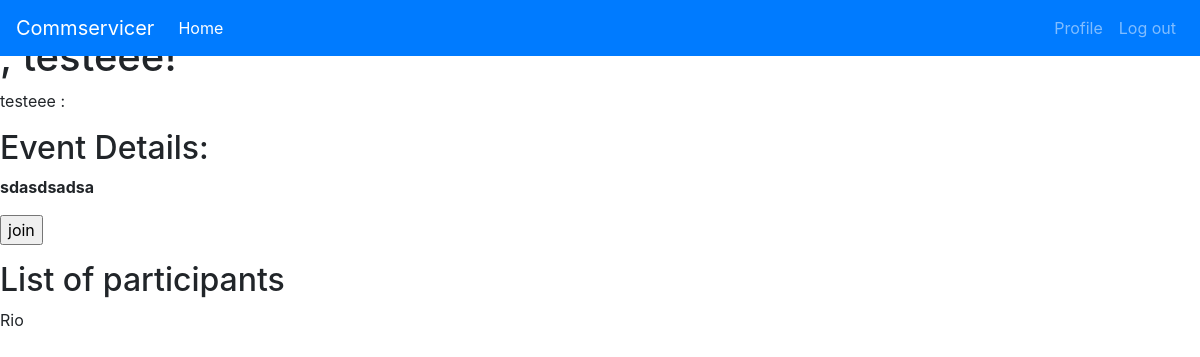
Page /event/3 (signed in) on the committed database.
### app/models.py (models this page shows, shortened)
class Post(db.Model):
    id = db.Column(db.Integer, primary_key=True)
    title = db.Column(db.String(100),nullable = False , index = True)
    body = db.Column(db.String(1000))
    timestamp = db.Column(db.DateTime, index=True, default=datetime.now())
    start_time  = db.Column(db.DateTime, index=True)
    user_id = db.Column(db.Integer, db.ForeignKey('user.id'),nullable=False)
    max_participant = db.Column(db.Integer)
    verified = db.Column(db.BOOLEAN,nullable=False,default = False)
    participant_count = db.relationship('User', secondary=participants,
                                        primaryjoin =(participants.c.post_id == id),
                                        secondaryjoin =(participants.c.user_id == User.id),
                                        backref=db.backref('Post',lazy=True), lazy=True)
    def has_joined(self, user):
        return Post.query.filter(participants.c.user_id == user.id, participants.c.post_id == self.id).count()> 0
    def participant_list(self):
        return User.query.join(participants,(participants.c.user_id == User.id)).\
            filter(participants.c.post_id == self.id).all()

class User(UserMixin, db.Model):
    id = db.Column(db.Integer,primary_key=True)
    username = db.Column(db.String(128),index=True,unique=True,nullable=False)
    email = db.Column(db.String(128), index=True, unique=True, nullable=False)
    password = db.Column(db.String(128),nullable=False)
    user_level = db.Column(db.Integer,nullable= False,default=3)
    posts = db.relationship('Post', backref='author', lazy='dynamic')
    about_me = db.Column(db.String(140))
    last_seen = db.Column(db.DateTime, default=datetime.utcnow)

### app/routes.py (the view)
@app.route('/event/<id>')
@login_required
def event_details(id):
    post = Post.query.filter_by(id = id).first_or_404()
    form = EmptyForm()
    list_of_participants = post.participant_list()
    return render_template('event_details.html',post = post, user=current_user,form =form, list_of_participants=list_of_participants)

### app/forms.py
class EmptyForm(FlaskForm):
    submit = SubmitField('Submit')

### app/models.py (called while the page is built)
@login.user_loader
def load_user(id):
    return User.query.get(int(id))

### app/routes.py (called while the page is built)
@app.before_request
def before_request():
    if current_user.is_authenticated:
        current_user.last_seen = datetime.now()
        db.session.commit()

### app/templates/event_details.html (shortened to what this page needs)
{% extends "base.html" %}
{% block content %}
    <h1>, {{ post.title }}!</h1>
    <div><p>{{ post.title }}  :</p>
        <h2>Event Details: </h2>
        <b>{{ post.body }}</b></div>
    {% if not post.has_joined(user) %}
        <p>
            <form action="{{ url_for('join', id =post.id) }}" method="post">
                {{ form.submit(value='join') }}
            </form>
        </p>
    {% else %}
    <form action="{{ url_for('leave', id=post.id) }}" method="post">
                {{ form.hidden_tag() }}
                {{ form.submit(value='Unfollow') }}
    </form>
    {% endif %}
    {% if post.user_id == user.id or user_level < 3 %}
        <h2>List of participants</h2>
    {% for user in list_of_participants  %}
            <div><p>{{user.username }} </p></div>
    {% endfor %}
    {% endif %}
{%  endblock %}

### rows in the picture
Post: title "testeee", body "sdasdsadsa"
User: username "Rio"
